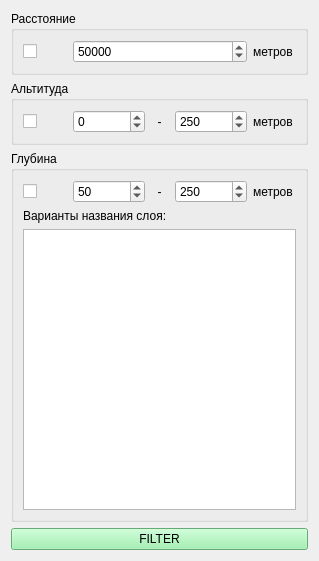
<?xml version="1.0" encoding="UTF-8"?>
<ui version="4.0">
 <class>FilterWellForm</class>
 <widget class="QWidget" name="FilterWellForm">
  <property name="geometry">
   <rect>
    <x>0</x>
    <y>0</y>
    <width>319</width>
    <height>561</height>
   </rect>
  </property>
  <property name="windowTitle">
   <string>Filter Well</string>
  </property>
  <layout class="QGridLayout" name="gridLayout_6">
   <item row="1" column="0">
    <widget class="QGroupBox" name="groupBox_4">
     <property name="title">
      <string>Альтитуда</string>
     </property>
     <layout class="QGridLayout" name="gridLayout_4" columnstretch="1,4,1">
      <item row="0" column="0">
       <widget class="QCheckBox" name="checkBox_alt">
        <property name="text">
         <string/>
        </property>
       </widget>
      </item>
      <item row="0" column="1">
       <layout class="QGridLayout" name="gridLayout_2" columnstretch="1,0,1">
        <item row="0" column="0">
         <widget class="QSpinBox" name="spinBox_alt_from">
          <property name="minimum">
           <number>-1000</number>
          </property>
          <property name="maximum">
           <number>1000</number>
          </property>
         </widget>
        </item>
        <item row="0" column="1">
         <widget class="QLabel" name="label_2">
          <property name="text">
           <string>  -  </string>
          </property>
         </widget>
        </item>
        <item row="0" column="2">
         <widget class="QSpinBox" name="spinBox_alt_to">
          <property name="minimum">
           <number>-1000</number>
          </property>
          <property name="maximum">
           <number>1000</number>
          </property>
          <property name="value">
           <number>250</number>
          </property>
         </widget>
        </item>
       </layout>
      </item>
      <item row="0" column="2">
       <widget class="QLabel" name="label_4">
        <property name="text">
         <string>метров</string>
        </property>
       </widget>
      </item>
     </layout>
    </widget>
   </item>
   <item row="3" column="0">
    <widget class="QPushButton" name="pushButton_filter">
     <property name="styleSheet">
      <string notr="true">background-color: rgb(143, 240, 164);</string>
     </property>
     <property name="text">
      <string>FILTER</string>
     </property>
    </widget>
   </item>
   <item row="0" column="0">
    <widget class="QGroupBox" name="groupBox">
     <property name="title">
      <string>Расстояние</string>
     </property>
     <layout class="QGridLayout" name="gridLayout_3" columnstretch="1,4,1">
      <item row="0" column="0">
       <widget class="QCheckBox" name="checkBox_distance">
        <property name="text">
         <string/>
        </property>
       </widget>
      </item>
      <item row="0" column="1">
       <widget class="QSpinBox" name="spinBox_distance">
        <property name="maximum">
         <number>10000000</number>
        </property>
        <property name="singleStep">
         <number>500</number>
        </property>
        <property name="value">
         <number>50000</number>
        </property>
       </widget>
      </item>
      <item row="0" column="2">
       <widget class="QLabel" name="label_3">
        <property name="text">
         <string>метров</string>
        </property>
       </widget>
      </item>
     </layout>
    </widget>
   </item>
   <item row="2" column="0">
    <widget class="QGroupBox" name="groupBox_2">
     <property name="title">
      <string>Глубина</string>
     </property>
     <layout class="QGridLayout" name="gridLayout_5" columnstretch="1,4,1">
      <item row="0" column="0">
       <widget class="QCheckBox" name="checkBox_depth">
        <property name="text">
         <string/>
        </property>
       </widget>
      </item>
      <item row="0" column="2">
       <widget class="QLabel" name="label_5">
        <property name="text">
         <string>метров</string>
        </property>
       </widget>
      </item>
      <item row="0" column="1">
       <layout class="QGridLayout" name="gridLayout" columnstretch="1,0,1">
        <item row="0" column="1">
         <widget class="QLabel" name="label">
          <property name="text">
           <string>  -  </string>
          </property>
         </widget>
        </item>
        <item row="0" column="0">
         <widget class="QSpinBox" name="spinBox_depth_from">
          <property name="maximum">
           <number>500</number>
          </property>
          <property name="value">
           <number>50</number>
          </property>
         </widget>
        </item>
        <item row="0" column="2">
         <widget class="QSpinBox" name="spinBox_depth_to">
          <property name="maximum">
           <number>500</number>
          </property>
          <property name="value">
           <number>250</number>
          </property>
         </widget>
        </item>
       </layout>
      </item>
      <item row="2" column="0" colspan="3">
       <widget class="QListWidget" name="listWidget_title_layer"/>
      </item>
      <item row="1" column="0" colspan="3">
       <widget class="QLabel" name="label_6">
        <property name="text">
         <string>Варианты названия слоя:</string>
        </property>
       </widget>
      </item>
     </layout>
    </widget>
   </item>
  </layout>
 </widget>
 <resources/>
 <connections/>
</ui>
